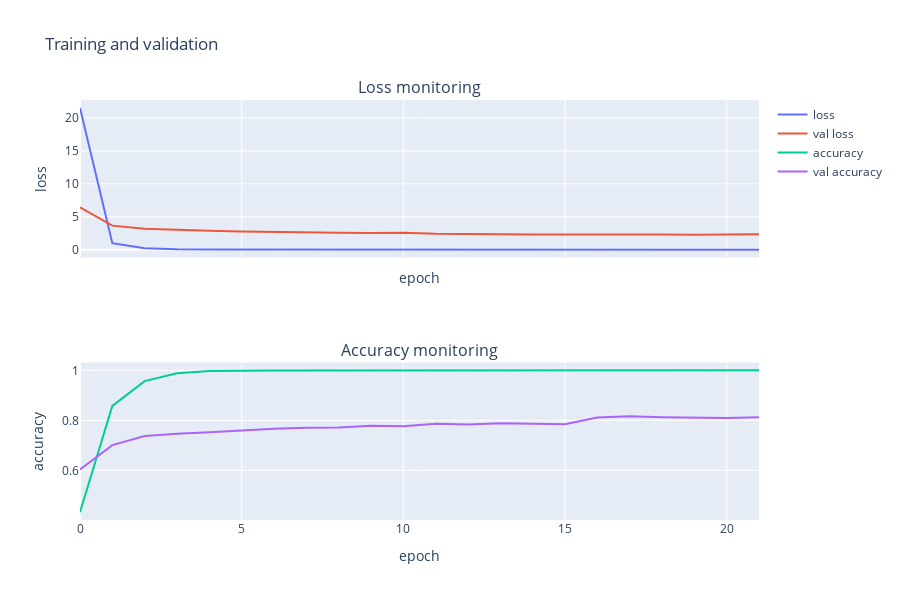

Source (notebook cell):
### Code cell
history_df = pd.DataFrame(data=history.history)
fig = make_subplots(rows=2, cols=1,shared_xaxes=True,subplot_titles=("Loss monitoring", "Accuracy monitoring"))

fig.append_trace(go.Scatter(
    x=history_df.index,
    y=history_df["loss"],
    name='loss'
), row=1, col=1)
fig.append_trace(go.Scatter(
    x=history_df.index,
    y=history_df["val_loss"],
    name='val loss'
), row=1, col=1)
fig.append_trace(go.Scatter(
    x=history_df.index,
    y=history_df["categorical_accuracy"],
    name="accuracy"
), row=2, col=1)
fig.append_trace(go.Scatter(
    x=history_df.index,
    y=history_df["val_categorical_accuracy"],
    name="val accuracy"
), row=2, col=1)


fig.update_layout(height=600, width=900, title_text="Training and validation")
fig.update_xaxes(title_text="epoch", row=1, col=1)
fig.update_xaxes(title_text="epoch", row=2, col=1)
fig.update_yaxes(title_text="loss", row=1, col=1)
fig.update_yaxes(title_text="accuracy", row=2, col=1)
fig.show()

### Figure 1 — Plotly figure (JSON) as saved in the notebook; plotly's stock layout.template omitted (floating-point values rounded to 4 significant figures)
{"data": [{"name": "loss", "type": "scatter", "x": [0, 1, 2, 3, 4, 5, 6, 7, 8, 9, 10, 11, 12, 13, 14, 15, 16, 17, 18, 19, 20, 21], "xaxis": "x", "y": [21.54, 0.9842, 0.1999, 0.04813, 0.01625, 0.008059, 0.004902, 0.002914, 0.001666, 0.001076, 0.0006179, 0.000412, 0.000258, 0.0001932, 0.0001176, 7.434e-05, 4.984e-05, 3.082e-05, 1.991e-05, 1.244e-05, 7.621e-06, 5.475e-06], "yaxis": "y"}, {"name": "val loss", "type": "scatter", "x": [0, 1, 2, 3, 4, 5, 6, 7, 8, 9, 10, 11, 12, 13, 14, 15, 16, 17, 18, 19, 20, 21], "xaxis": "x", "y": [6.427, 3.646, 3.173, 2.974, 2.887, 2.767, 2.67, 2.581, 2.582, 2.508, 2.576, 2.423, 2.429, 2.347, 2.289, 2.313, 2.236, 2.258, 2.307, 2.266, 2.337, 2.345], "yaxis": "y"}, {"name": "accuracy", "type": "scatter", "x": [0, 1, 2, 3, 4, 5, 6, 7, 8, 9, 10, 11, 12, 13, 14, 15, 16, 17, 18, 19, 20, 21], "xaxis": "x2", "y": [0.4331, 0.8578, 0.957, 0.9882, 0.9975, 0.9993, 0.9996, 0.9997, 0.9998, 0.9998, 1, 1, 1, 1, 1, 1, 1, 1, 1, 1, 1, 1], "yaxis": "y2"}, {"name": "val accuracy", "type": "scatter", "x": [0, 1, 2, 3, 4, 5, 6, 7, 8, 9, 10, 11, 12, 13, 14, 15, 16, 17, 18, 19, 20, 21], "xaxis": "x2", "y": [0.604, 0.7009, 0.7375, 0.7464, 0.7521, 0.7596, 0.7661, 0.7707, 0.7716, 0.7782, 0.7766, 0.7868, 0.7831, 0.7885, 0.7874, 0.7847, 0.8115, 0.8164, 0.8129, 0.8108, 0.8096, 0.8121], "yaxis": "y2"}], "layout": {"annotations": [{"font": {"size": 16}, "showarrow": false, "text": "Loss monitoring", "x": 0.5, "xanchor": "center", "xref": "paper", "y": 1, "yanchor": "bottom", "yref": "paper"}, {"font": {"size": 16}, "showarrow": false, "text": "Accuracy monitoring", "x": 0.5, "xanchor": "center", "xref": "paper", "y": 0.375, "yanchor": "bottom", "yref": "paper"}], "height": 600, "title": {"text": "Training and validation"}, "width": 900, "xaxis": {"anchor": "y", "domain": [0, 1], "matches": "x2", "showticklabels": false, "title": {"text": "epoch"}}, "xaxis2": {"anchor": "y2", "domain": [0, 1], "title": {"text": "epoch"}}, "yaxis": {"anchor": "x", "domain": [0.625, 1], "title": {"text": "loss"}}, "yaxis2": {"anchor": "x2", "domain": [0, 0.375], "title": {"text": "accuracy"}}}}
